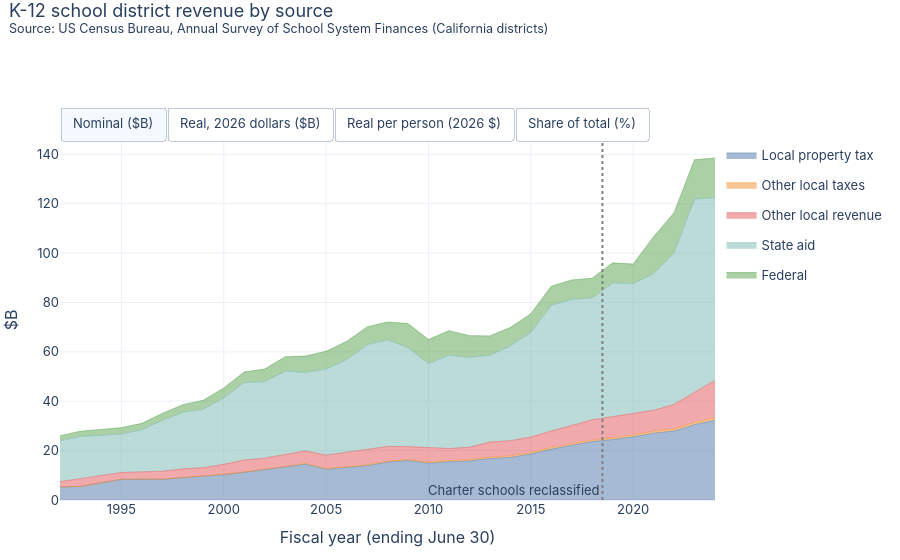

Notebook code for this chart:
### Markdown cell above
# K-12 School Districts
California's roughly 1,000 school districts spend about half as much as all cities and counties combined. They report to the Department of Education and the Census Bureau rather than the State Controller, so they come from a separate source: the Census **Annual Survey of School System Finances**, fiscal years 1992-2024 (FY2024 = school year 2023-24).

**Read this first**
- **State aid dominates and is not new money:** roughly half of district revenue is state aid (mostly Proposition 98), which is already counted in state spending. Do not add it to state totals; the burden page uses only the districts' own local taxes.
- **Local property tax:** the "Local property tax" layer is what districts collect directly. Part of it exists because the state shifted property tax from cities, counties and special districts to schools in 1992-93 (ERAF) and later years, so the local mix reflects state decisions.
- **Break at FY2019:** Census reclassified over 900 California charter schools (those whose charters are held by non-governmental entities) out of the school systems it surveys, so district revenue, spending and enrollment all step down that year. Marked with a dotted line. Per-pupil lines also jump there: enrollment falls by more than spending, and Census notes the state raised its contributions to school employee pensions that year.
- **FY1994 is missing:** the Census file for that year covers only 258 of about 1,080 districts, so it is left out and lines cross the gap.
- **Not included:** community colleges (also Proposition 98) are not in this survey. County offices of education are included as districts.
- Totals follow Census' published state tables: transfers between school systems are excluded from both revenue and spending. Fiscal year ends June 30; the survey's FY2024 is the school year ending in 2024.

### Code cell
import pandas as pd
import plotly.graph_objects as go
import plotly.io as pio
from ca_taxes.io import PROCESSED
from ca_taxes.deflate import add_views, base_fy, LAST_ACTUAL_FY
from ca_taxes.style import stacked_area_toggle, base_layout, PALETTE, SOURCE_NOTE
pio.renderers.default = "plotly_mimetype"
SCHOOL_NOTE = "Source: US Census Bureau, Annual Survey of School System Finances (California districts)"
BREAK = {2018.5: "Charter schools reclassified"}
sf = pd.read_csv(PROCESSED / "school_finance.csv")
enr = pd.read_csv(PROCESSED / "school_enrollment.csv").set_index("fy").enrollment
rev, sp = sf[sf.kind == "revenue"], sf[sf.kind == "spending"]
stacked_area_toggle(add_views(rev), "group", "K-12 school district revenue by source", SCHOOL_NOTE,
                    order=["Local property tax", "Other local taxes", "Other local revenue", "State aid", "Federal"], breaks=BREAK).show()

### Figure 1 — Plotly figure (JSON) as saved in the notebook; plotly's stock layout.template omitted (floating-point values rounded to 4 significant figures)
{"data": [{"hovertemplate": "%{y:,.1f}", "legendgroup": "Local property tax", "line": {"color": "#4e79a7", "width": 0.5}, "mode": "lines", "name": "Local property tax", "showlegend": true, "stackgroup": "one", "type": "scatter", "visible": true, "x": [1992, 1993, 1995, 1996, 1997, 1998, 1999, 2000, 2001, 2002, 2003, 2004, 2005, 2006, 2007, 2008, 2009, 2010, 2011, 2012, 2013, 2014, 2015, 2016, 2017, 2018, 2019, 2020, 2021, 2022, 2023, 2024], "y": [5.254, 5.496, 8.373, 8.456, 8.407, 9.027, 9.504, 10.26, 11.23, 12.25, 13.38, 14.53, 12.5, 13.12, 13.9, 15.34, 16.04, 14.9, 15.52, 15.83, 16.81, 17.26, 18.61, 20.61, 22.14, 23.64, 24.47, 25.57, 27.07, 27.93, 30.52, 32.28]}, {"hovertemplate": "%{y:,.1f}", "legendgroup": "Other local taxes", "line": {"color": "#f28e2b", "width": 0.5}, "mode": "lines", "name": "Other local taxes", "showlegend": true, "stackgroup": "one", "type": "scatter", "visible": true, "x": [1992, 1993, 1995, 1996, 1997, 1998, 1999, 2000, 2001, 2002, 2003, 2004, 2005, 2006, 2007, 2008, 2009, 2010, 2011, 2012, 2013, 2014, 2015, 2016, 2017, 2018, 2019, 2020, 2021, 2022, 2023, 2024], "y": [0.0, 0.0, 0.06167, 0.06472, 0.06892, 0.06981, 0.09372, 0.0977, 0.1033, 0.1159, 0.1723, 0.2322, 0.2777, 0.3055, 0.3275, 0.338, 0.4014, 0.4424, 0.496, 0.491, 0.5525, 0.6075, 0.5988, 0.6173, 0.6191, 0.6395, 0.6589, 0.7406, 0.7969, 0.8298, 0.8703, 0.9253]}, {"hovertemplate": "%{y:,.1f}", "legendgroup": "Other local revenue", "line": {"color": "#e15759", "width": 0.5}, "mode": "lines", "name": "Other local revenue", "showlegend": true, "stackgroup": "one", "type": "scatter", "visible": true, "x": [1992, 1993, 1995, 1996, 1997, 1998, 1999, 2000, 2001, 2002, 2003, 2004, 2005, 2006, 2007, 2008, 2009, 2010, 2011, 2012, 2013, 2014, 2015, 2016, 2017, 2018, 2019, 2020, 2021, 2022, 2023, 2024], "y": [2.18, 3.151, 2.709, 2.866, 3.182, 3.526, 3.467, 4.086, 4.871, 4.579, 5.007, 5.132, 5.376, 5.924, 6.316, 5.996, 5.184, 5.746, 4.833, 5.042, 6.109, 6.167, 6.271, 6.719, 7.417, 8.179, 8.645, 8.787, 8.469, 9.962, 12.24, 15.25]}, {"hovertemplate": "%{y:,.1f}", "legendgroup": "State aid", "line": {"color": "#76b7b2", "width": 0.5}, "mode": "lines", "name": "State aid", "showlegend": true, "stackgroup": "one", "type": "scatter", "visible": true, "x": [1992, 1993, 1995, 1996, 1997, 1998, 1999, 2000, 2001, 2002, 2003, 2004, 2005, 2006, 2007, 2008, 2009, 2010, 2011, 2012, 2013, 2014, 2015, 2016, 2017, 2018, 2019, 2020, 2021, 2022, 2023, 2024], "y": [16.55, 17.06, 15.54, 17.06, 20.56, 22.84, 23.7, 26.88, 31.37, 31.01, 33.62, 31.76, 34.91, 37.44, 42.33, 43.19, 40.08, 34.17, 37.75, 36.41, 35.14, 38.41, 42.36, 50.9, 51.05, 49.4, 54.11, 52.44, 55.43, 61.31, 78.22, 73.99]}, {"hovertemplate": "%{y:,.1f}", "legendgroup": "Federal", "line": {"color": "#59a14f", "width": 0.5}, "mode": "lines", "name": "Federal", "showlegend": true, "stackgroup": "one", "type": "scatter", "visible": true, "x": [1992, 1993, 1995, 1996, 1997, 1998, 1999, 2000, 2001, 2002, 2003, 2004, 2005, 2006, 2007, 2008, 2009, 2010, 2011, 2012, 2013, 2014, 2015, 2016, 2017, 2018, 2019, 2020, 2021, 2022, 2023, 2024], "y": [2.072, 2.151, 2.612, 2.604, 2.851, 3.149, 3.6, 4.025, 4.28, 5.084, 5.796, 6.634, 7.149, 7.421, 7.2, 7.227, 9.745, 9.716, 9.99, 8.793, 7.836, 7.415, 7.556, 7.709, 7.89, 7.986, 8.163, 7.995, 14.81, 16.3, 15.93, 16.06]}, {"hovertemplate": "%{y:,.1f}", "legendgroup": "Local property tax", "line": {"color": "#4e79a7", "width": 0.5}, "mode": "lines", "name": "Local property tax", "showlegend": false, "stackgroup": "one", "type": "scatter", "visible": false, "x": [1992, 1993, 1995, 1996, 1997, 1998, 1999, 2000, 2001, 2002, 2003, 2004, 2005, 2006, 2007, 2008, 2009, 2010, 2011, 2012, 2013, 2014, 2015, 2016, 2017, 2018, 2019, 2020, 2021, 2022, 2023, 2024], "y": [12.46, 12.64, 18.24, 17.93, 17.33, 18.28, 18.92, 19.86, 21.01, 22.53, 24.07, 25.59, 21.36, 21.6, 22.31, 23.75, 24.48, 22.53, 23.0, 22.79, 23.8, 24.06, 25.76, 28.34, 29.89, 31.22, 31.65, 32.56, 33.71, 32.44, 33.37, 34.17]}, {"hovertemplate": "%{y:,.1f}", "legendgroup": "Other local taxes", "line": {"color": "#f28e2b", "width": 0.5}, "mode": "lines", "name": "Other local taxes", "showlegend": false, "stackgroup": "one", "type": "scatter", "visible": false, "x": [1992, 1993, 1995, 1996, 1997, 1998, 1999, 2000, 2001, 2002, 2003, 2004, 2005, 2006, 2007, 2008, 2009, 2010, 2011, 2012, 2013, 2014, 2015, 2016, 2017, 2018, 2019, 2020, 2021, 2022, 2023, 2024], "y": [0.0, 0.0, 0.1343, 0.1372, 0.1421, 0.1414, 0.1866, 0.1891, 0.1933, 0.2132, 0.3101, 0.4087, 0.4747, 0.5031, 0.5257, 0.5232, 0.6127, 0.6688, 0.7351, 0.7069, 0.7824, 0.8471, 0.8289, 0.8489, 0.8359, 0.8444, 0.8525, 0.9432, 0.9922, 0.9641, 0.9516, 0.9794]}, {"hovertemplate": "%{y:,.1f}", "legendgroup": "Other local revenue", "line": {"color": "#e15759", "width": 0.5}, "mode": "lines", "name": "Other local revenue", "showlegend": false, "stackgroup": "one", "type": "scatter", "visible": false, "x": [1992, 1993, 1995, 1996, 1997, 1998, 1999, 2000, 2001, 2002, 2003, 2004, 2005, 2006, 2007, 2008, 2009, 2010, 2011, 2012, 2013, 2014, 2015, 2016, 2017, 2018, 2019, 2020, 2021, 2022, 2023, 2024], "y": [5.17, 7.245, 5.901, 6.077, 6.56, 7.143, 6.903, 7.908, 9.117, 8.421, 9.01, 9.035, 9.189, 9.757, 10.14, 9.281, 7.913, 8.686, 7.163, 7.26, 8.651, 8.598, 8.681, 9.24, 10.01, 10.8, 11.18, 11.19, 10.54, 11.57, 13.38, 16.14]}, {"hovertemplate": "%{y:,.1f}", "legendgroup": "State aid", "line": {"color": "#76b7b2", "width": 0.5}, "mode": "lines", "name": "State aid", "showlegend": false, "stackgroup": "one", "type": "scatter", "visible": false, "x": [1992, 1993, 1995, 1996, 1997, 1998, 1999, 2000, 2001, 2002, 2003, 2004, 2005, 2006, 2007, 2008, 2009, 2010, 2011, 2012, 2013, 2014, 2015, 2016, 2017, 2018, 2019, 2020, 2021, 2022, 2023, 2024], "y": [39.23, 39.23, 33.86, 36.18, 42.4, 46.27, 47.18, 52.02, 58.72, 57.02, 60.49, 55.91, 59.67, 61.66, 67.95, 66.85, 61.19, 51.66, 55.95, 52.43, 49.76, 53.56, 58.64, 70.01, 68.92, 65.22, 70.0, 66.79, 69.01, 71.23, 85.52, 78.31]}, {"hovertemplate": "%{y:,.1f}", "legendgroup": "Federal", "line": {"color": "#59a14f", "width": 0.5}, "mode": "lines", "name": "Federal", "showlegend": false, "stackgroup": "one", "type": "scatter", "visible": false, "x": [1992, 1993, 1995, 1996, 1997, 1998, 1999, 2000, 2001, 2002, 2003, 2004, 2005, 2006, 2007, 2008, 2009, 2010, 2011, 2012, 2013, 2014, 2015, 2016, 2017, 2018, 2019, 2020, 2021, 2022, 2023, 2024], "y": [4.914, 4.946, 5.69, 5.522, 5.878, 6.379, 7.168, 7.79, 8.011, 9.35, 10.43, 11.68, 12.22, 12.22, 11.56, 11.19, 14.88, 14.69, 14.81, 12.66, 11.1, 10.34, 10.46, 10.6, 10.65, 10.55, 10.56, 10.18, 18.44, 18.93, 17.42, 17.0]}, {"hovertemplate": "%{y:,.0f}", "legendgroup": "Local property tax", "line": {"color": "#4e79a7", "width": 0.5}, "mode": "lines", "name": "Local property tax", "showlegend": false, "stackgroup": "one", "type": "scatter", "visible": false, "x": [1992, 1993, 1995, 1996, 1997, 1998, 1999, 2000, 2001, 2002, 2003, 2004, 2005, 2006, 2007, 2008, 2009, 2010, 2011, 2012, 2013, 2014, 2015, 2016, 2017, 2018, 2019, 2020, 2021, 2022, 2023, 2024], "y": [406.6, 407.5, 580.8, 566.8, 541.7, 563.5, 575.0, 591.6, 613.7, 649.6, 686.4, 722.5, 598.3, 601.3, 617.4, 651.9, 665.6, 606.5, 613.7, 603.1, 624.6, 626.3, 664.9, 726.2, 761.6, 792.6, 802.6, 824.7, 856.9, 828.9, 852.4, 870.0]}, {"hovertemplate": "%{y:,.0f}", "legendgroup": "Other local taxes", "line": {"color": "#f28e2b", "width": 0.5}, "mode": "lines", "name": "Other local taxes", "showlegend": false, "stackgroup": "one", "type": "scatter", "visible": false, "x": [1992, 1993, 1995, 1996, 1997, 1998, 1999, 2000, 2001, 2002, 2003, 2004, 2005, 2006, 2007, 2008, 2009, 2010, 2011, 2012, 2013, 2014, 2015, 2016, 2017, 2018, 2019, 2020, 2021, 2022, 2023, 2024], "y": [0.0, 0.0, 4.278, 4.338, 4.441, 4.358, 5.67, 5.633, 5.645, 6.149, 8.844, 11.54, 13.3, 14.01, 14.55, 14.36, 16.66, 18.01, 19.62, 18.71, 20.54, 22.05, 21.39, 21.75, 21.3, 21.44, 21.62, 23.89, 25.22, 24.63, 24.3, 24.94]}, {"hovertemplate": "%{y:,.0f}", "legendgroup": "Other local revenue", "line": {"color": "#e15759", "width": 0.5}, "mode": "lines", "name": "Other local revenue", "showlegend": false, "stackgroup": "one", "type": "scatter", "visible": false, "x": [1992, 1993, 1995, 1996, 1997, 1998, 1999, 2000, 2001, 2002, 2003, 2004, 2005, 2006, 2007, 2008, 2009, 2010, 2011, 2012, 2013, 2014, 2015, 2016, 2017, 2018, 2019, 2020, 2021, 2022, 2023, 2024], "y": [168.7, 233.6, 187.9, 192.1, 205.0, 220.1, 209.7, 235.6, 266.3, 242.8, 257.0, 255.1, 257.4, 271.6, 280.6, 254.8, 215.1, 233.9, 191.1, 192.1, 227.1, 223.8, 224.0, 236.8, 255.2, 274.2, 283.6, 283.4, 268.0, 295.7, 341.8, 410.9]}, {"hovertemplate": "%{y:,.0f}", "legendgroup": "State aid", "line": {"color": "#76b7b2", "width": 0.5}, "mode": "lines", "name": "State aid", "showlegend": false, "stackgroup": "one", "type": "scatter", "visible": false, "x": [1992, 1993, 1995, 1996, 1997, 1998, 1999, 2000, 2001, 2002, 2003, 2004, 2005, 2006, 2007, 2008, 2009, 2010, 2011, 2012, 2013, 2014, 2015, 2016, 2017, 2018, 2019, 2020, 2021, 2022, 2023, 2024], "y": [1280.0, 1265.0, 1078.0, 1144.0, 1325.0, 1426.0, 1433.0, 1550.0, 1715.0, 1644.0, 1725.0, 1579.0, 1671.0, 1716.0, 1881.0, 1835.0, 1663.0, 1391.0, 1493.0, 1387.0, 1306.0, 1394.0, 1514.0, 1794.0, 1756.0, 1656.0, 1775.0, 1692.0, 1754.0, 1820.0, 2184.0, 1994.0]}, {"hovertemplate": "%{y:,.0f}", "legendgroup": "Federal", "line": {"color": "#59a14f", "width": 0.5}, "mode": "lines", "name": "Federal", "showlegend": false, "stackgroup": "one", "type": "scatter", "visible": false, "x": [1992, 1993, 1995, 1996, 1997, 1998, 1999, 2000, 2001, 2002, 2003, 2004, 2005, 2006, 2007, 2008, 2009, 2010, 2011, 2012, 2013, 2014, 2015, 2016, 2017, 2018, 2019, 2020, 2021, 2022, 2023, 2024], "y": [160.4, 159.5, 181.2, 174.5, 183.7, 196.6, 217.8, 232.1, 234.0, 269.6, 297.4, 329.8, 342.2, 340.2, 319.9, 307.1, 404.4, 395.4, 395.1, 335.0, 291.2, 269.1, 270.0, 271.7, 271.4, 267.7, 267.8, 257.9, 468.7, 483.8, 444.9, 432.9]}, {"hovertemplate": "%{y:.1f}", "legendgroup": "Local property tax", "line": {"color": "#4e79a7", "width": 0.5}, "mode": "lines", "name": "Local property tax", "showlegend": false, "stackgroup": "one", "type": "scatter", "visible": false, "x": [1992, 1993, 1995, 1996, 1997, 1998, 1999, 2000, 2001, 2002, 2003, 2004, 2005, 2006, 2007, 2008, 2009, 2010, 2011, 2012, 2013, 2014, 2015, 2016, 2017, 2018, 2019, 2020, 2021, 2022, 2023, 2024], "y": [20.17, 19.73, 28.58, 27.23, 23.97, 23.38, 23.55, 22.63, 21.65, 23.1, 23.07, 24.93, 20.76, 20.43, 19.83, 21.28, 22.45, 22.93, 22.62, 23.78, 25.29, 24.7, 24.68, 23.81, 24.84, 26.32, 25.48, 26.76, 25.4, 24.01, 22.15, 23.31]}, {"hovertemplate": "%{y:.1f}", "legendgroup": "Other local taxes", "line": {"color": "#f28e2b", "width": 0.5}, "mode": "lines", "name": "Other local taxes", "showlegend": false, "stackgroup": "one", "type": "scatter", "visible": false, "x": [1992, 1993, 1995, 1996, 1997, 1998, 1999, 2000, 2001, 2002, 2003, 2004, 2005, 2006, 2007, 2008, 2009, 2010, 2011, 2012, 2013, 2014, 2015, 2016, 2017, 2018, 2019, 2020, 2021, 2022, 2023, 2024], "y": [0.0, 0.0, 0.2105, 0.2084, 0.1965, 0.1808, 0.2322, 0.2155, 0.1991, 0.2186, 0.2973, 0.3983, 0.4612, 0.4758, 0.4674, 0.4689, 0.5618, 0.6809, 0.7231, 0.7375, 0.8316, 0.8697, 0.7942, 0.7131, 0.6948, 0.7118, 0.6861, 0.7753, 0.7477, 0.7134, 0.6317, 0.6681]}, {"hovertemplate": "%{y:.1f}", "legendgroup": "Other local revenue", "line": {"color": "#e15759", "width": 0.5}, "mode": "lines", "name": "Other local revenue", "showlegend": false, "stackgroup": "one", "type": "scatter", "visible": false, "x": [1992, 1993, 1995, 1996, 1997, 1998, 1999, 2000, 2001, 2002, 2003, 2004, 2005, 2006, 2007, 2008, 2009, 2010, 2011, 2012, 2013, 2014, 2015, 2016, 2017, 2018, 2019, 2020, 2021, 2022, 2023, 2024], "y": [8.369, 11.31, 9.246, 9.23, 9.072, 9.132, 8.589, 9.011, 9.394, 8.634, 8.638, 8.805, 8.928, 9.227, 9.013, 8.317, 7.255, 8.843, 7.046, 7.575, 9.194, 8.828, 8.317, 7.763, 8.324, 9.104, 9.002, 9.198, 7.946, 8.564, 8.883, 11.01]}, {"hovertemplate": "%{y:.1f}", "legendgroup": "State aid", "line": {"color": "#76b7b2", "width": 0.5}, "mode": "lines", "name": "State aid", "showlegend": false, "stackgroup": "one", "type": "scatter", "visible": false, "x": [1992, 1993, 1995, 1996, 1997, 1998, 1999, 2000, 2001, 2002, 2003, 2004, 2005, 2006, 2007, 2008, 2009, 2010, 2011, 2012, 2013, 2014, 2015, 2016, 2017, 2018, 2019, 2020, 2021, 2022, 2023, 2024], "y": [63.51, 61.24, 53.05, 54.95, 58.63, 59.15, 58.71, 59.27, 60.51, 58.46, 57.99, 54.48, 57.98, 58.31, 60.41, 59.91, 56.1, 52.59, 55.04, 54.7, 52.89, 54.98, 56.18, 58.81, 57.29, 54.98, 56.34, 54.9, 52.01, 52.71, 56.77, 53.42]}, {"hovertemplate": "%{y:.1f}", "legendgroup": "Federal", "line": {"color": "#59a14f", "width": 0.5}, "mode": "lines", "name": "Federal", "showlegend": false, "stackgroup": "one", "type": "scatter", "visible": false, "x": [1992, 1993, 1995, 1996, 1997, 1998, 1999, 2000, 2001, 2002, 2003, 2004, 2005, 2006, 2007, 2008, 2009, 2010, 2011, 2012, 2013, 2014, 2015, 2016, 2017, 2018, 2019, 2020, 2021, 2022, 2023, 2024], "y": [7.955, 7.721, 8.916, 8.386, 8.129, 8.156, 8.92, 8.876, 8.254, 9.587, 9.998, 11.38, 11.87, 11.56, 10.27, 10.03, 13.64, 14.95, 14.57, 13.21, 11.79, 10.61, 10.02, 8.906, 8.854, 8.889, 8.499, 8.369, 13.89, 14.01, 11.56, 11.6]}], "layout": {"annotations": [{"showarrow": false, "text": "Charter schools reclassified", "x": 2018.0, "xanchor": "right", "xref": "x", "y": 0, "yanchor": "bottom", "yref": "y domain"}], "font": {"family": "-apple-system, Segoe UI, sans-serif", "size": 13}, "height": 560, "hovermode": "x unified", "legend": {"orientation": "v", "x": 1.01}, "margin": {"b": 60, "l": 60, "r": 20, "t": 140}, "shapes": [{"line": {"color": "grey", "dash": "dot"}, "type": "line", "x0": 2018.0, "x1": 2018.0, "xref": "x", "y0": 0, "y1": 1, "yref": "y domain"}], "title": {"text": "K-12 school district revenue by source<br><sup>Source: US Census Bureau, Annual Survey of School System Finances (California districts)</sup>", "x": 0.01, "y": 0.97, "yanchor": "top"}, "updatemenus": [{"buttons": [{"args": [{"showlegend": [true, true, true, true, true, false, false, false, false, false, false, false, false, false, false, false, false, false, false, false], "visible": [true, true, true, true, true, false, false, false, false, false, false, false, false, false, false, false, false, false, false, false]}, {"yaxis.title.text": "$B"}], "label": "Nominal ($B)", "method": "update"}, {"args": [{"showlegend": [false, false, false, false, false, true, true, true, true, true, false, false, false, false, false, false, false, false, false, false], "visible": [false, false, false, false, false, true, true, true, true, true, false, false, false, false, false, false, false, false, false, false]}, {"yaxis.title.text": "$B"}], "label": "Real, 2026 dollars ($B)", "method": "update"}, {"args": [{"showlegend": [false, false, false, false, false, false, false, false, false, false, true, true, true, true, true, false, false, false, false, false], "visible": [false, false, false, false, false, false, false, false, false, false, true, true, true, true, true, false, false, false, false, false]}, {"yaxis.title.text": "$ per person"}], "label": "Real per person (2026 $)", "method": "update"}, {"args": [{"showlegend": [false, false, false, false, false, false, false, false, false, false, false, false, false, false, false, true, true, true, true, true], "visible": [false, false, false, false, false, false, false, false, false, false, false, false, false, false, false, true, true, true, true, true]}, {"yaxis.title.text": "%"}], "label": "Share of total (%)", "method": "update"}], "direction": "right", "showactive": true, "type": "buttons", "x": 0, "xanchor": "left", "y": 1.0, "yanchor": "bottom"}], "xaxis": {"title": {"text": "Fiscal year (ending June 30)"}}, "yaxis": {"title": {"text": "$B"}}}}
